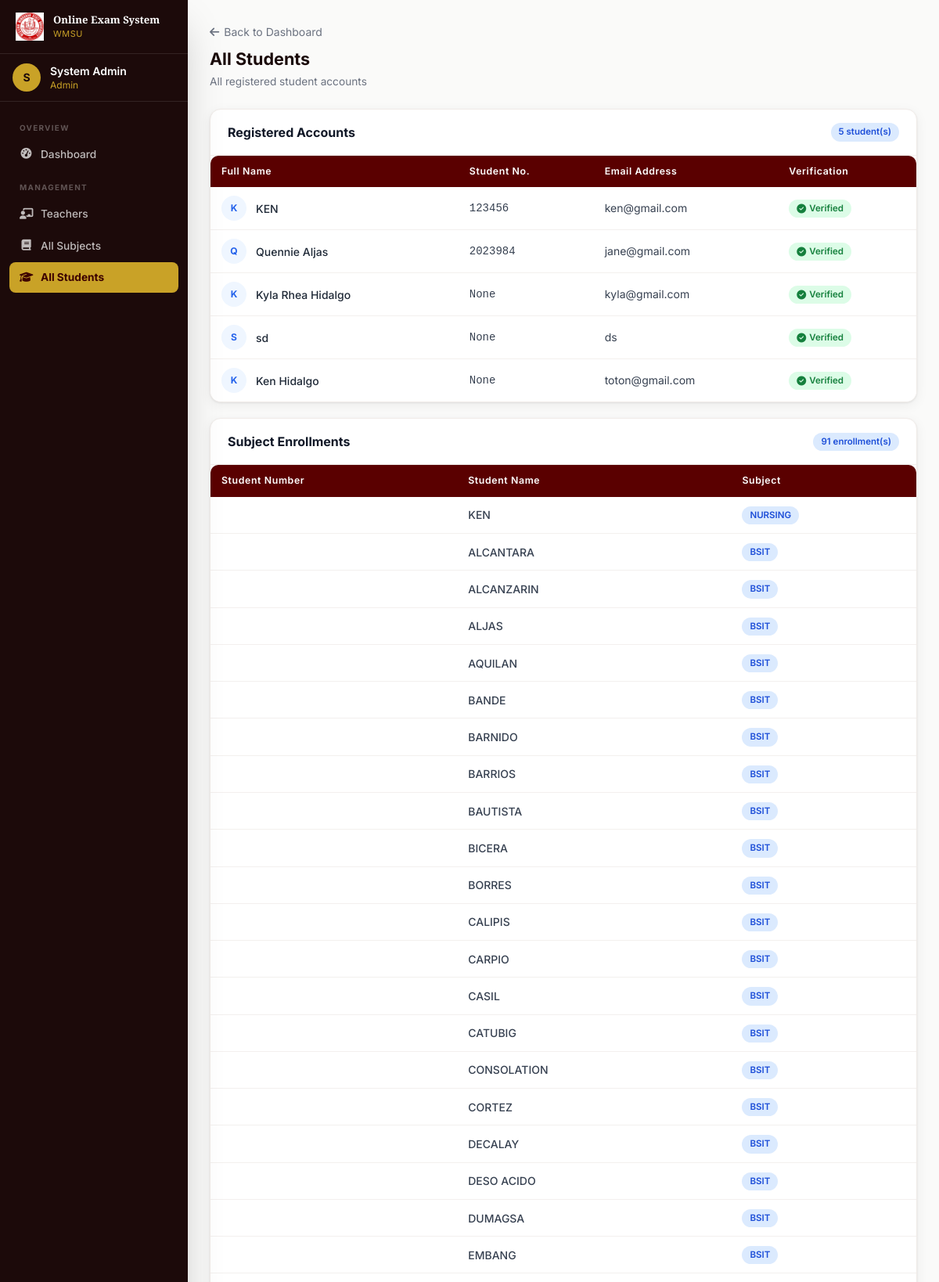
Page /admin/view_all_students (signed in, upper part) on the committed database.
### tables this page shows
CREATE TABLE users (
        id INTEGER PRIMARY KEY AUTOINCREMENT,
        name TEXT NOT NULL,
        email TEXT UNIQUE NOT NULL,
        password TEXT NOT NULL,
        role TEXT NOT NULL,
        student_number INTEGER UNIQUE,
        is_verified INTEGER DEFAULT 0
    );

CREATE TABLE allowed_students (
        id INTEGER PRIMARY KEY,
        student_name TEXT NOT NULL,
        subject_id INTEGER NOT NULL
    );

CREATE TABLE subjects (
        id INTEGER PRIMARY KEY AUTOINCREMENT,
        subject_name TEXT NOT NULL,
        teacher_id INTEGER NOT NULL,
        FOREIGN KEY (teacher_id) REFERENCES users (id)
    );

### app.py (the view)
@app.route('/admin/view_all_students')
@login_required
@admin_required
def view_all_students():
    conn = get_db()
    students = db_execute(conn, "SELECT * FROM users WHERE role = 'student'").fetchall()
    allowed = db_execute(conn,
        "SELECT a.*, s.subject_name FROM allowed_students a JOIN subjects s ON a.subject_id = s.id"
    ).fetchall()
    conn.close()
    return render_template('view_all_students.html', students=students, allowed=allowed)

### app.py (called while the page is built)
def get_db():
    if USE_POSTGRES:
        conn = psycopg2.connect(DATABASE_URL)
        conn.autocommit = False
        return conn
    else:
        conn = sqlite3.connect('examination.db')
        conn.row_factory = sqlite3.Row
        return conn

def db_cursor(conn):
    if USE_POSTGRES:
        return conn.cursor(cursor_factory=psycopg2.extras.RealDictCursor)
    return conn.cursor()

def db_execute(conn, sql, params=()):
    if USE_POSTGRES:
        sql = sql.replace('?', '%s')
    cur = db_cursor(conn)
    cur.execute(sql, params)
    return cur

def login_required(f):
    @wraps(f)
    def decorated(*args, **kwargs):
        if 'user_id' not in session:
            flash('Please sign in to continue.', 'danger')
            return redirect(url_for('login'))
        return f(*args, **kwargs)
    return decorated

def admin_required(f):
    @wraps(f)
    def decorated(*args, **kwargs):
        if session.get('role') != 'admin':
            flash('Admin access required.', 'danger')
            return redirect(url_for('dashboard'))
        return f(*args, **kwargs)
    return decorated

### templates/view_all_students.html (shortened to what this page needs)
{% extends "base.html" %}
{% block content %}
<div class="mb-6">
    <a href="{{ url_for('admin_dashboard') }}" class="text-sm text-gray-500 hover:text-maroon-700 transition-colors mb-2 inline-block"><i class="fas fa-arrow-left mr-1.5"></i>Back to Dashboard</a>
    <h1 class="page-title">All Students</h1>
    <p class="page-subtitle">All registered student accounts</p>
</div>
<div class="card mb-5">
    <div class="card-header">
        <h2 class="font-bold text-gray-900 text-base">Registered Accounts</h2>
        <span class="badge badge-blue">{{ students|length }} student(s)</span>
    </div>
    {% if students %}
    <div class="table-wrap">
        <table class="data-table">
            <thead>
                <tr>
                    <th>Full Name</th>
                    <th>Student No.</th>
                    <th>Email Address</th>
                    <th>Verification</th>
                </tr>
            </thead>
            <tbody>
                {% for student in students %}
                <tr>
                    <td>
                        <div class="flex items-center gap-3">
                            <div class="w-8 h-8 rounded-full bg-blue-50 flex items-center justify-center flex-shrink-0">
                                <span class="text-blue-600 font-bold text-xs">{{ student.name[0]|upper }}</span>
                            </div>
                            <span class="font-medium text-gray-800">{{ student.name }}</span>
                        </div>
                    </td>
                    <td class="font-mono text-sm text-gray-500">{{ student.student_number }}</td>
                    <td class="text-gray-500 text-sm">{{ student.email }}</td>
                    <td>
                        {% if student.is_verified %}
                        <span class="badge badge-green"><i class="fas fa-circle-check text-xs"></i> Verified</span>
                        {% else %}
                        <span class="badge badge-red"><i class="fas fa-circle-xmark text-xs"></i> Unverified</span>
                        {% endif %}
                    </td>
                </tr>
                {% endfor %}
            </tbody>
        </table>
    </div>
    {% else %}
    <div class="card-body text-center py-10">
        <p class="text-gray-400 text-sm">No students registered yet.</p>
    </div>
    {% endif %}
</div>
<div class="card">
    <div class="card-header">
        <h2 class="font-bold text-gray-900 text-base">Subject Enrollments</h2>
        <span class="badge badge-blue">{{ allowed|length }} enrollment(s)</span>
    </div>
    {% if allowed %}
    <div class="table-wrap">
        <table class="data-table">
            <thead>
                <tr>
                    <th>Student Number</th>
                    <th>Student Name</th>
                    <th>Subject</th>
                </tr>
            </thead>
            <tbody>
                {% for a in allowed %}
                <tr>
                    <td class="font-mono text-sm text-gray-500">{{ a.student_number }}</td>
                    <td class="font-medium text-gray-800">{{ a.student_name }}</td>
                    <td><span class="badge badge-blue">{{ a.subject_name }}</span></td>
                </tr>
                {% endfor %}
            </tbody>
        </table>
    </div>
    {% else %}
    <div class="card-body text-center py-10">
        <p class="text-gray-400 text-sm">No subject enrollments yet.</p>
    </div>
    {% endif %}
</div>
{% endblock %}

### templates/base.html (style rules this page uses)
* { box-sizing:border-box }
html { scroll-behavior:smooth }
body { font-family:'Inter',system-ui,sans-serif }
.data-table { width:100%;border-collapse:collapse }
.data-table th { background:#5a0000;color:#fff;padding:11px 14px;text-align:left;font-size:.77rem;font-weight:600;letter-spacing:.05em;white-space:nowrap }
.data-table th:first-child { border-radius:8px 0 0 0 }
.data-table th:last-child { border-radius:0 8px 0 0 }
.data-table td { padding:11px 14px;font-size:.875rem;color:#374151;border-bottom:1px solid #f3f0ee;vertical-align:middle }
.data-table tbody tr { background:#fff;transition:background .15s }
.data-table tbody tr:last-child td { border-bottom:none }
.badge { display:inline-flex;align-items:center;gap:4px;padding:3px 10px;border-radius:20px;font-size:.72rem;font-weight:600 }
.badge-green { background:#dcfce7;color:#15803d }
.badge-blue { background:#dbeafe;color:#1d4ed8 }
.card { background:#fff;border-radius:14px;box-shadow:0 1px 3px rgba(0,0,0,.08),0 4px 16px rgba(0,0,0,.06);border:1px solid #f0ebe8;overflow:hidden }
.card-header { padding:17px 22px;border-bottom:1px solid #f3f0ee;display:flex;align-items:center;justify-content:space-between;flex-wrap:wrap;gap:10px }
.page-title { font-size:1.35rem;font-weight:700;color:#1a0a0a;margin-bottom:3px }
.page-subtitle { font-size:.855rem;color:#6b7280 }
a { text-decoration:none }
.table-wrap { overflow-x:auto;border-radius:10px;box-shadow:0 1px 3px rgba(0,0,0,.08) }

### rows in the picture
users: name "K", name "KEN", student_number "123456", email "ken@gmail.com", is_verified 1 (drawn)
users: name "Q", name "Quennie Aljas", student_number "2023984", email "jane@gmail.com", is_verified 1 (drawn)
users: name "K", name "Kyla Rhea Hidalgo", student_number "None", email "kyla@gmail.com", is_verified 1 (drawn)
users: name "S", name "sd", student_number "None", email "ds", is_verified 1 (drawn)
users: name "K", name "Ken Hidalgo", student_number "None", email "toton@gmail.com", is_verified 1 (drawn)
allowed_students: student_name "KEN", subject_name "NURSING"
allowed_students: student_name "ALCANTARA", subject_name "BSIT"
allowed_students: student_name "ALCANZARIN", subject_name "BSIT"
allowed_students: student_name "ALJAS", subject_name "BSIT"
allowed_students: student_name "AQUILAN", subject_name "BSIT"
allowed_students: student_name "BANDE", subject_name "BSIT"
allowed_students: student_name "BARNIDO", subject_name "BSIT"
allowed_students: student_name "BARRIOS", subject_name "BSIT"
allowed_students: student_name "BAUTISTA", subject_name "BSIT"
allowed_students: student_name "BICERA", subject_name "BSIT"
allowed_students: student_name "BORRES", subject_name "BSIT"
allowed_students: student_name "CALIPIS", subject_name "BSIT"
allowed_students: student_name "CARPIO", subject_name "BSIT"
allowed_students: student_name "CASIL", subject_name "BSIT"
allowed_students: student_name "CATUBIG", subject_name "BSIT"
allowed_students: student_name "CONSOLATION", subject_name "BSIT"
allowed_students: student_name "CORTEZ", subject_name "BSIT"
allowed_students: student_name "DECALAY", subject_name "BSIT"
allowed_students: student_name "DESO ACIDO", subject_name "BSIT"
allowed_students: student_name "DUMAGSA", subject_name "BSIT"
allowed_students: student_name "EMBANG", subject_name "BSIT"

### other values in the picture
{{ (session.name or 'U')[0]|upper }} "S"
{{ session.name }} "System Admin"
{{ session.role }} "Admin"
{{ students|length }} "5"
{{ allowed|length }} "91"
